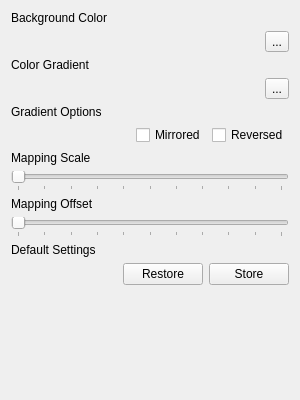
<ui version="4.0" >
 <class>ColorSettingsPage</class>
 <widget class="QWidget" name="ColorSettingsPage" >
  <property name="geometry" >
   <rect>
    <x>0</x>
    <y>0</y>
    <width>300</width>
    <height>400</height>
   </rect>
  </property>
  <property name="windowTitle" >
   <string>Color Settings</string>
  </property>
  <layout class="QVBoxLayout" >
   <item>
    <widget class="QLabel" name="labelBackground" >
     <property name="text" >
      <string>Background Color</string>
     </property>
    </widget>
   </item>
   <item>
    <layout class="QHBoxLayout" >
     <item>
      <widget class="ColorWidget" native="1" name="widgetBackground" />
     </item>
     <item>
      <widget class="QToolButton" name="buttonBackground" >
       <property name="text" >
        <string>...</string>
       </property>
      </widget>
     </item>
    </layout>
   </item>
   <item>
    <widget class="QLabel" name="labelGradient" >
     <property name="text" >
      <string>Color Gradient</string>
     </property>
    </widget>
   </item>
   <item>
    <layout class="QHBoxLayout" >
     <item>
      <widget class="ColorWidget" native="1" name="widgetGradient" />
     </item>
     <item>
      <widget class="QToolButton" name="buttonGradient" >
       <property name="text" >
        <string>...</string>
       </property>
      </widget>
     </item>
    </layout>
   </item>
   <item>
    <widget class="QLabel" name="labelOptions" >
     <property name="text" >
      <string>Gradient Options</string>
     </property>
    </widget>
   </item>
   <item>
    <layout class="QHBoxLayout" >
     <item>
      <spacer>
       <property name="orientation" >
        <enum>Qt::Horizontal</enum>
       </property>
       <property name="sizeHint" >
        <size>
         <width>40</width>
         <height>20</height>
        </size>
       </property>
      </spacer>
     </item>
     <item>
      <widget class="QCheckBox" name="checkMirrored" >
       <property name="text" >
        <string>Mirrored</string>
       </property>
      </widget>
     </item>
     <item>
      <widget class="QCheckBox" name="checkReversed" >
       <property name="text" >
        <string>Reversed</string>
       </property>
      </widget>
     </item>
    </layout>
   </item>
   <item>
    <widget class="QLabel" name="labelScale" >
     <property name="text" >
      <string>Mapping Scale</string>
     </property>
    </widget>
   </item>
   <item>
    <widget class="DoubleSlider" name="sliderScale" >
     <property name="maximum" >
      <number>100</number>
     </property>
     <property name="orientation" >
      <enum>Qt::Horizontal</enum>
     </property>
     <property name="tickPosition" >
      <enum>QSlider::TicksBelow</enum>
     </property>
     <property name="tickInterval" >
      <number>10</number>
     </property>
    </widget>
   </item>
   <item>
    <widget class="QLabel" name="labelOffset" >
     <property name="text" >
      <string>Mapping Offset</string>
     </property>
    </widget>
   </item>
   <item>
    <widget class="DoubleSlider" name="sliderOffset" >
     <property name="maximum" >
      <number>100</number>
     </property>
     <property name="orientation" >
      <enum>Qt::Horizontal</enum>
     </property>
     <property name="tickPosition" >
      <enum>QSlider::TicksBelow</enum>
     </property>
     <property name="tickInterval" >
      <number>10</number>
     </property>
    </widget>
   </item>
   <item>
    <widget class="QLabel" name="labelDefault" >
     <property name="text" >
      <string>Default Settings</string>
     </property>
    </widget>
   </item>
   <item>
    <layout class="QHBoxLayout" >
     <item>
      <spacer>
       <property name="orientation" >
        <enum>Qt::Horizontal</enum>
       </property>
       <property name="sizeHint" >
        <size>
         <width>40</width>
         <height>20</height>
        </size>
       </property>
      </spacer>
     </item>
     <item>
      <widget class="QPushButton" name="buttonRestore" >
       <property name="text" >
        <string>Restore</string>
       </property>
      </widget>
     </item>
     <item>
      <widget class="QPushButton" name="buttonStore" >
       <property name="text" >
        <string>Store</string>
       </property>
      </widget>
     </item>
    </layout>
   </item>
   <item>
    <spacer>
     <property name="orientation" >
      <enum>Qt::Vertical</enum>
     </property>
     <property name="sizeHint" >
      <size>
       <width>20</width>
       <height>40</height>
      </size>
     </property>
    </spacer>
   </item>
  </layout>
 </widget>
 <customwidgets>
  <customwidget>
   <class>ColorWidget</class>
   <extends>QWidget</extends>
   <header>colorwidget.h</header>
   <container>1</container>
  </customwidget>
  <customwidget>
   <class>DoubleSlider</class>
   <extends>QSlider</extends>
   <header>doubleslider.h</header>
  </customwidget>
 </customwidgets>
 <resources/>
 <connections/>
</ui>
